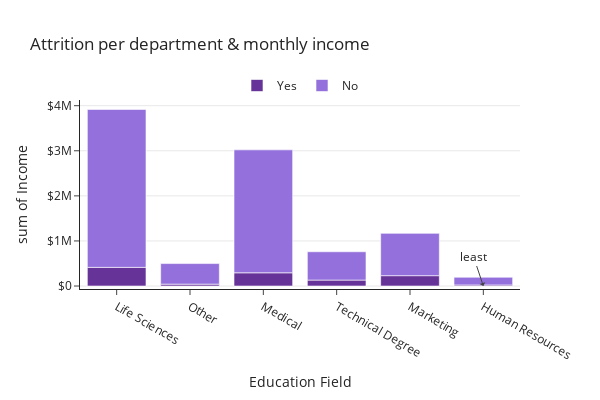

Source (notebook cell):
### Code cell
fig = px.histogram(df_start, x="EducationField", y="MonthlyIncome", color="Attrition",
            title="Attrition per department & monthly income",
            width=600, height=400,
            labels={"Attrition": "Yes/No",  "EducationField": "Education Field", "MonthlyIncome": "Income"},
            category_orders={"Department": ['Life Sciences' 'Other' 'Medical' 'Marketing' 'Technical Degree'
 'Human Resources'], "Attrition": ["Yes", "No"]},
            color_discrete_map={"Yes": "RebeccaPurple", "No": "MediumPurple"},
            template="simple_white"
            )

fig.update_yaxes( # the y-axis is in dollars
    tickprefix="$", showgrid=True
)

fig.update_layout( # customize font and legend orientation & position
    legend=dict(
        title=None, orientation="h", y=1, yanchor="bottom", x=0.5, xanchor="center"
    )
)


fig.add_annotation( # add a text callout with arrow
    text="least", x="Human Resources", y=400, arrowhead=1, showarrow=True
)

fig.show()

### Figure 1 — Plotly figure (JSON) as saved in the notebook; plotly's stock layout.template omitted (floating-point values rounded to 4 significant figures; data arrays with more than 128 entries replaced by an {"elided": "..."} marker saying what was removed)
{"data": [{"alignmentgroup": "True", "bingroup": "x", "histfunc": "sum", "hovertemplate": "Yes/No=Yes<br>Education Field=%{x}<br>sum of Income=%{y}<extra></extra>", "legendgroup": "Yes", "marker": {"color": "RebeccaPurple", "pattern": {"shape": ""}}, "name": "Yes", "offsetgroup": "Yes", "orientation": "v", "showlegend": true, "type": "histogram", "x": {"elided": "237 str values"}, "xaxis": "x", "y": {"elided": "237 int values"}, "yaxis": "y"}, {"alignmentgroup": "True", "bingroup": "x", "histfunc": "sum", "hovertemplate": "Yes/No=No<br>Education Field=%{x}<br>sum of Income=%{y}<extra></extra>", "legendgroup": "No", "marker": {"color": "MediumPurple", "pattern": {"shape": ""}}, "name": "No", "offsetgroup": "No", "orientation": "v", "showlegend": true, "type": "histogram", "x": {"elided": "1233 str values"}, "xaxis": "x", "y": {"elided": "1233 int values"}, "yaxis": "y"}], "layout": {"annotations": [{"arrowhead": 1, "showarrow": true, "text": "least", "x": "Human Resources", "y": 400}], "barmode": "relative", "height": 400, "legend": {"orientation": "h", "title": {}, "tracegroupgap": 0, "x": 0.5, "xanchor": "center", "y": 1, "yanchor": "bottom"}, "title": {"text": "Attrition per department & monthly income"}, "width": 600, "xaxis": {"anchor": "y", "domain": [0, 1], "title": {"text": "Education Field"}}, "yaxis": {"anchor": "x", "domain": [0, 1], "showgrid": true, "tickprefix": "$", "title": {"text": "sum of Income"}}}}
